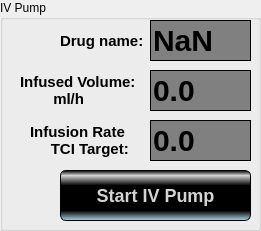
  <widget class="QGroupBox" name="groupBox_5" >
   <property name="geometry" >
    <rect>
     <x>500</x>
     <y>440</y>
     <width>261</width>
     <height>231</height>
    </rect>
   </property>
   <property name="title" >
    <string>IV Pump</string>
   </property>
   <widget class="QLabel" name="label_24" >
    <property name="geometry" >
     <rect>
      <x>-60</x>
      <y>10</y>
      <width>71</width>
      <height>21</height>
     </rect>
    </property>
    <property name="text" >
     <string>Total Flow:</string>
    </property>
   </widget>
   <widget class="QLineEdit" name="editTotalFlow_7" >
    <property name="geometry" >
     <rect>
      <x>150</x>
      <y>20</y>
      <width>101</width>
      <height>41</height>
     </rect>
    </property>
    <property name="styleSheet" >
     <string>QLineEdit&#xd;
 {&#xd;
   background-color: gray;&#xd;
   border-style: outset;&#xd;
   border-width: 1px;  &#xd;
   border-color: black;&#xd;
   font: bold 30px;&#xd;
 }&#xd;
</string>
    </property>
    <property name="text" >
     <string>NaN</string>
    </property>
   </widget>
   <widget class="QLineEdit" name="editTotalFlow_8" >
    <property name="geometry" >
     <rect>
      <x>150</x>
      <y>70</y>
      <width>101</width>
      <height>41</height>
     </rect>
    </property>
    <property name="styleSheet" >
     <string>QLineEdit&#xd;
 {&#xd;
   background-color: gray;&#xd;
   border-style: outset;&#xd;
   border-width: 1px;  &#xd;
   border-color: black;&#xd;
   font: bold 30px;&#xd;
 }&#xd;
</string>
    </property>
    <property name="text" >
     <string>0.0</string>
    </property>
   </widget>
   <widget class="QLabel" name="label_15" >
    <property name="geometry" >
     <rect>
      <x>30</x>
      <y>120</y>
      <width>111</width>
      <height>41</height>
     </rect>
    </property>
    <property name="styleSheet" >
     <string>QLabel&#xd;
 {&#xd;
   border-width: 1px;  &#xd;
   border-color: black;&#xd;
   font: bold 15px;&#xd;
 }&#xd;
</string>
    </property>
    <property name="text" >
     <string>Infusion Rate &#xd;
     TCI Target:</string>
    </property>
   </widget>
   <widget class="QLabel" name="label_13" >
    <property name="geometry" >
     <rect>
      <x>20</x>
      <y>70</y>
      <width>121</width>
      <height>41</height>
     </rect>
    </property>
    <property name="styleSheet" >
     <string>QLabel&#xd;
 {&#xd;
   border-width: 1px;  &#xd;
   border-color: black;&#xd;
   font: bold 15px;&#xd;
 }&#xd;
</string>
    </property>
    <property name="text" >
     <string>Infused Volume: 
        ml/h</string>
    </property>
   </widget>
   <widget class="QLabel" name="label_12" >
    <property name="geometry" >
     <rect>
      <x>60</x>
      <y>30</y>
      <width>94</width>
      <height>22</height>
     </rect>
    </property>
    <property name="styleSheet" >
     <string>QLabel&#xd;
 {&#xd;
   border-width: 1px;  &#xd;
   border-color: black;&#xd;
   font: bold 15px;&#xd;
 }&#xd;
</string>
    </property>
    <property name="text" >
     <string>Drug name:</string>
    </property>
   </widget>
   <widget class="QLineEdit" name="editTotalFlow_9" >
    <property name="geometry" >
     <rect>
      <x>150</x>
      <y>120</y>
      <width>101</width>
      <height>41</height>
     </rect>
    </property>
    <property name="styleSheet" >
     <string>QLineEdit&#xd;
 {&#xd;
   background-color: gray;&#xd;
   border-style: outset;&#xd;
   border-width: 1px;  &#xd;
   border-color: black;&#xd;
   font: bold 30px;&#xd;
 }&#xd;
</string>
    </property>
    <property name="text" >
     <string>0.0</string>
    </property>
   </widget>
   <widget class="QPushButton" name="pushButton_7" >
    <property name="geometry" >
     <rect>
      <x>60</x>
      <y>170</y>
      <width>191</width>
      <height>51</height>
     </rect>
    </property>
    <property name="styleSheet" >
     <string>QPushButton 
{
  color: lightgray;

  background-color: qlineargradient(x1:0, y1:0, x2:0, y2:1, stop: 0 black, stop: 0.1 lightgray stop: 0.3 black, stop: 0.8 black, stop: 1.0 lightblue);
  border: 1px solid black;
  border-radius: 6px;
  font: bold 18px;  
}

QPushButton:hover 
{  
   background-color: qlineargradient(x1:0, y1:0, x2:0, y2:1, stop: 0 black, stop: 0.1 lightgray stop: 0.3 black, stop: 0.8 black, stop: 1.0 RGB(105, 230,230));
  border: 1px solid red;
}

QPushButton:pressed 
{
   background-color: qlineargradient(x1:0, y1:0, x2:0, y2:1, stop: 0 black, stop: 0.1 gray stop: 0.3 RGB(0, 0, 0), stop: 0.8 RGB(50, 50,50), stop: 1.0 RGB(105, 230,230));
}</string>
    </property>
    <property name="text" >
     <string>Start IV Pump</string>
    </property>
   </widget>
  </widget>
